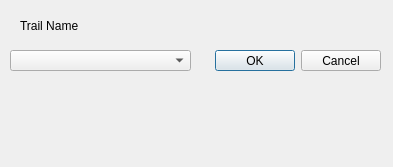
<?xml version="1.0" encoding="UTF-8"?>
<ui version="4.0">
 <class>DeleteTrail</class>
 <widget class="QDialog" name="DeleteTrail">
  <property name="geometry">
   <rect>
    <x>0</x>
    <y>0</y>
    <width>393</width>
    <height>167</height>
   </rect>
  </property>
  <property name="windowTitle">
   <string>Delete a Trail</string>
  </property>
  <widget class="QDialogButtonBox" name="buttonBox">
   <property name="geometry">
    <rect>
     <x>40</x>
     <y>50</y>
     <width>341</width>
     <height>21</height>
    </rect>
   </property>
   <property name="orientation">
    <enum>Qt::Horizontal</enum>
   </property>
   <property name="standardButtons">
    <set>QDialogButtonBox::Cancel|QDialogButtonBox::Ok</set>
   </property>
  </widget>
  <widget class="QLabel" name="label">
   <property name="geometry">
    <rect>
     <x>20</x>
     <y>10</y>
     <width>161</width>
     <height>31</height>
    </rect>
   </property>
   <property name="text">
    <string>Trail Name</string>
   </property>
  </widget>
  <widget class="QComboBox" name="comboBox">
   <property name="geometry">
    <rect>
     <x>10</x>
     <y>50</y>
     <width>181</width>
     <height>21</height>
    </rect>
   </property>
  </widget>
 </widget>
 <resources/>
 <connections>
  <connection>
   <sender>buttonBox</sender>
   <signal>accepted()</signal>
   <receiver>DeleteTrail</receiver>
   <slot>accept()</slot>
   <hints>
    <hint type="sourcelabel">
     <x>248</x>
     <y>254</y>
    </hint>
    <hint type="destinationlabel">
     <x>157</x>
     <y>274</y>
    </hint>
   </hints>
  </connection>
  <connection>
   <sender>buttonBox</sender>
   <signal>rejected()</signal>
   <receiver>DeleteTrail</receiver>
   <slot>reject()</slot>
   <hints>
    <hint type="sourcelabel">
     <x>316</x>
     <y>260</y>
    </hint>
    <hint type="destinationlabel">
     <x>286</x>
     <y>274</y>
    </hint>
   </hints>
  </connection>
 </connections>
</ui>
